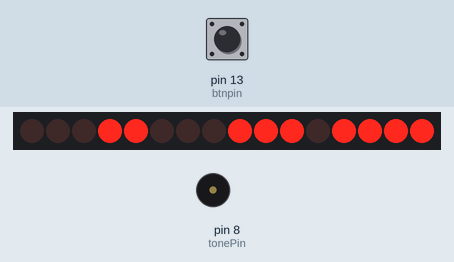
A sketch run on a simulated Arduino Uno, built with avr-gcc and run on an emulated ATmega328P. Shown: 16 shift-register outputs drawn as a row of LEDs (first output left, lit = HIGH), buzzer (waves = sounding). Wiring (inferred from the names in the program): 2 × shift register (74HC595): data pin 12; shift clock pin 7; latch pin 11. Wiring (inferred from the signals the program sends): row of LEDs: on Q0, Q1, Q2, Q3, Q4, Q5, Q6, Q7, Q8, Q9, Q10, Q11, Q12, Q13, Q14, Q15. The test bench sets the inputs (shaded band); at power-on: pin 13 (btnpin) LOW.

Above: at 1.4 s.
1.5 s: pin 13 (btnpin) pulled HIGH for 1 s
At 2.4 s:
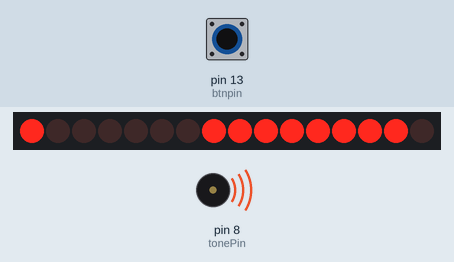
4.0 s: pin 13 (btnpin) pulled HIGH for 0.4 s
At 5.0 s:
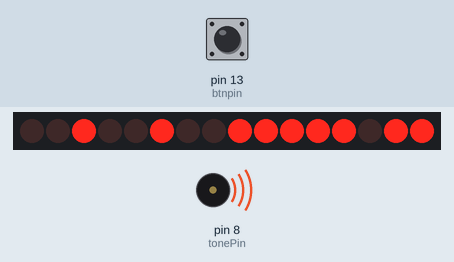
6.6 s: pin 13 (btnpin) pulled HIGH for 3.2 s
At 7.27 s:
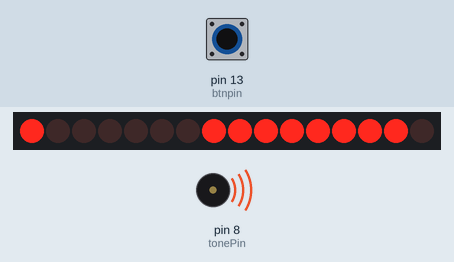
Timing chart, 0 to 21.8 s (numbered marks = the images above; inputs shaded):
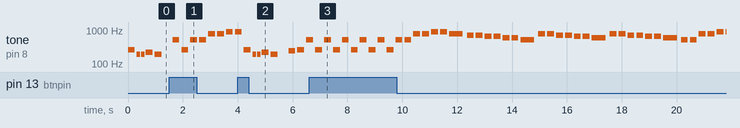

The sketch:

toneMelody.ino
```cpp
#include "pitches.h"
#include "muisc.h"
#include "picture.h"
int btnpin=13;
int tonePin=8;
int latchPin = 11;
int clockPin = 7;
int dataPin = 12;

int btnstate=0;
int thisNote = 0;
int i = 0;
int check=1;

void setup() {
  pinMode(latchPin,OUTPUT);
  pinMode(clockPin,OUTPUT);
  pinMode(dataPin,OUTPUT);
  pinMode(btnpin,INPUT);
}


void loop() {
  while(1){
          if(check==1){
            i=0;
            thisNote=0;
            while(thisNote < 8){
                //picshow();
                int noteDuration = 1000 / noteDurations[thisNote];
                tone(tonePin, melody[thisNote], noteDuration);

                int pauseBetweenNotes = noteDuration * 1.30;
                delay(pauseBetweenNotes);

                noTone(tonePin);
                thisNote++;


                digitalWrite(latchPin,LOW);
                shiftOut(dataPin, clockPin, MSBFIRST, colDataMatrix[i]);
                shiftOut(dataPin, clockPin, MSBFIRST, rowDataMatrix2[i]);
                digitalWrite(latchPin,HIGH);
                //delay(1);
                i++;


                btnstate=digitalRead(btnpin);
                if(btnstate==HIGH){
                  check=2;
                  break;
                  }

                if(thisNote==8){
                  check=2;
                  break;
                  }

              }
          }

          if(check==2){
            i=0;
            thisNote=0;
            while(thisNote < 42){
                int noteDuration = 1000 / noteDurations2[thisNote];
                tone(tonePin, melody2[thisNote], noteDuration);
                int pauseBetweenNotes = noteDuration * 1.30;
                delay(pauseBetweenNotes);
                thisNote++;

                digitalWrite(latchPin,LOW);
                shiftOut(dataPin, clockPin, MSBFIRST, colDataMatrix[i]);
                shiftOut(dataPin, clockPin, MSBFIRST, rowDataMatrix3[i]);
                digitalWrite(latchPin,HIGH);
               // delay(1);
                i++;

                btnstate=digitalRead(btnpin);
                if(btnstate==HIGH){
                  check=1;
                  break;
                  }

                if(thisNote==42){
                  check=1;
                  break;
                }
                if(i==8)i=0;

                }
          }
  }
}
```

muisc.h
```cpp
#include "pitches.h"

int melody[] = {
  NOTE_C4, NOTE_G3, NOTE_G3, NOTE_A3, NOTE_G3, 0, NOTE_B3, NOTE_C4
};

int noteDurations[] = {
  4, 8, 8, 4, 4, 4, 4, 4
};

int melody2[] = {
  NOTE_C5, NOTE_C5, NOTE_G5, NOTE_G5, NOTE_A5, NOTE_A5, NOTE_G5,
  NOTE_F5, NOTE_F5, NOTE_E5, NOTE_E5, NOTE_D5, NOTE_D5, NOTE_C5,
  NOTE_G5, NOTE_G5, NOTE_F5, NOTE_F5, NOTE_E5, NOTE_E5, NOTE_D5,
  NOTE_G5, NOTE_G5, NOTE_F5, NOTE_F5, NOTE_E5, NOTE_E5, NOTE_D5,
  NOTE_C5, NOTE_C5, NOTE_G5, NOTE_G5, NOTE_A5, NOTE_A5, NOTE_G5,
  NOTE_F5, NOTE_F5, NOTE_E5, NOTE_E5, NOTE_D5, NOTE_D5, NOTE_C5,
};

int noteDurations2[] = {
  4, 4, 4, 4, 4, 4, 2,
  4, 4, 4, 4, 4, 4, 2,
  4, 4, 4, 4, 4, 4, 2,
  4, 4, 4, 4, 4, 4, 2,
  4, 4, 4, 4, 4, 4, 2,
  4, 4, 4, 4, 4, 4, 2,
};
```

picture.h
```cpp
byte colDataMatrix[8] = {
   B01111111,
   B10111111,
   B11011111,
   B11101111,
   B11110111,
   B11111011,
   B11111101,
   B11111110
  };

byte rowDataMatrix[8] = {
    B11111111,
    B10000001,
    B10000001,
    B10000001,
    B10000001,
    B10000001,
    B10000001,
    B11111111
  };
  byte rowDataMatrix2[8] = {
    B10000001,
    B01000010,
    B00100100,
    B00011000,
    B00011000,
    B00100100,
    B01000010,
    B10000001,
  };
  byte rowDataMatrix3[8] = {
    B01100110,
    B10011001,
    B10000001,
    B10000001,
    B10000001,
    B01000010,
    B00100100,
    B00011000
  };
  byte rowDataMatrix4[8] = {
    B00000010,
    B00000011,
    B00000100,
    B00001000,
    B00010000,
    B10100000,
    B11000000,
    B11100000
  };
```

pitches.h
```cpp
/*************************************************
 * Public Constants
 *************************************************/

#define NOTE_B0  31
#define NOTE_C1  33
#define NOTE_CS1 35
#define NOTE_D1  37
#define NOTE_DS1 39
#define NOTE_E1  41
#define NOTE_F1  44
#define NOTE_FS1 46
#define NOTE_G1  49
#define NOTE_GS1 52
#define NOTE_A1  55
#define NOTE_AS1 58
#define NOTE_B1  62
#define NOTE_C2  65
#define NOTE_CS2 69
#define NOTE_D2  73
#define NOTE_DS2 78
#define NOTE_E2  82
#define NOTE_F2  87
#define NOTE_FS2 93
#define NOTE_G2  98
#define NOTE_GS2 104
#define NOTE_A2  110
#define NOTE_AS2 117
#define NOTE_B2  123
#define NOTE_C3  131
#define NOTE_CS3 139
#define NOTE_D3  147
#define NOTE_DS3 156
#define NOTE_E3  165
#define NOTE_F3  175
#define NOTE_FS3 185
#define NOTE_G3  196
#define NOTE_GS3 208
#define NOTE_A3  220
#define NOTE_AS3 233
#define NOTE_B3  247
#define NOTE_C4  262
#define NOTE_CS4 277
#define NOTE_D4  294
#define NOTE_DS4 311
#define NOTE_E4  330
#define NOTE_F4  349
#define NOTE_FS4 370
#define NOTE_G4  392
#define NOTE_GS4 415
#define NOTE_A4  440
#define NOTE_AS4 466
#define NOTE_B4  494
#define NOTE_C5  523
#define NOTE_CS5 554
#define NOTE_D5  587
#define NOTE_DS5 622
#define NOTE_E5  659
#define NOTE_F5  698
#define NOTE_FS5 740
#define NOTE_G5  784
#define NOTE_GS5 831
#define NOTE_A5  880
#define NOTE_AS5 932
#define NOTE_B5  988
#define NOTE_C6  1047
#define NOTE_CS6 1109
#define NOTE_D6  1175
#define NOTE_DS6 1245
#define NOTE_E6  1319
#define NOTE_F6  1397
#define NOTE_FS6 1480
#define NOTE_G6  1568
#define NOTE_GS6 1661
#define NOTE_A6  1760
#define NOTE_AS6 1865
#define NOTE_B6  1976
#define NOTE_C7  2093
#define NOTE_CS7 2217
#define NOTE_D7  2349
#define NOTE_DS7 2489
#define NOTE_E7  2637
#define NOTE_F7  2794
#define NOTE_FS7 2960
#define NOTE_G7  3136
#define NOTE_GS7 3322
#define NOTE_A7  3520
#define NOTE_AS7 3729
#define NOTE_B7  3951
#define NOTE_C8  4186
#define NOTE_CS8 4435
#define NOTE_D8  4699
#define NOTE_DS8 4978
```

Measured:
- by itself, tone on pin 8 (tonePin): plays 262 Hz for 0.25 s, 523 Hz for 0.25 s, 262 Hz for 0.25 s, 523 Hz for 0.25 s, 262 Hz for 0.25 s, 523 Hz for 0.25 s … (43 notes in this stretch)
